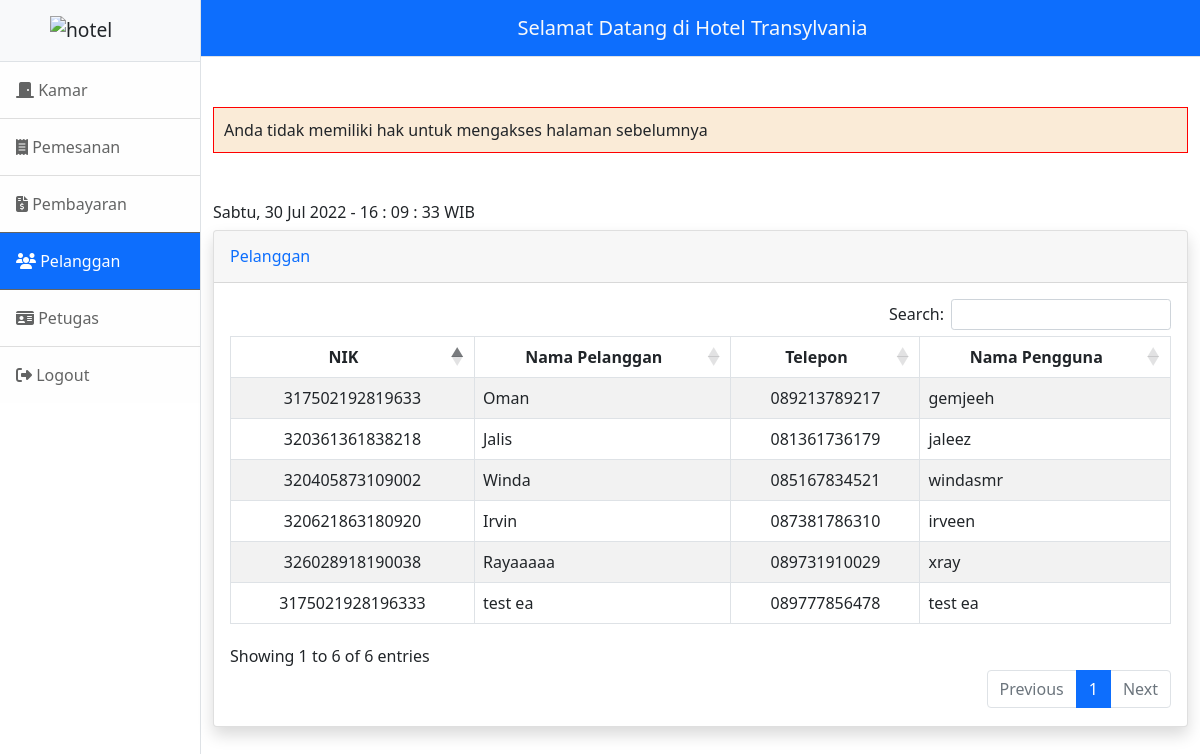
The app's page /pelanggan/pelanggan-view.php?error=5 (signed in) with its own data.
### tables this page shows
CREATE TABLE `tpelanggan` (
  `nik` varchar(16) NOT NULL,
  `nama_pelanggan` varchar(30) DEFAULT NULL,
  `telepon` varchar(13) DEFAULT NULL,
  `nama_pengguna` varchar(10) NOT NULL,
  `kata_sandi` varchar(8) NOT NULL
);

### pelanggan/pelanggan-view.php (the view, shortened to what this page needs)
<?php
include_once("../functions.php");
?>
<!DOCTYPE html>
<html lang="en">
<head>
    <?php include_once('../head.php'); ?>
</head>
<body>
    <div class="d-flex" id="wrapper">
        <?php
        if ($_SESSION["user"] == "Petugas") {
            include_once("../sidebar-petugas.php");
        } else if ($_SESSION["user"] == "Pelanggan") {
            include_once("../sidebar-pelanggan.php");
        }
        ?>
        <div id="page-content-wrapper">
            <nav class="navbar navbar-expand-lg navbar-light bg-primary border-bottom">
                <div class="container-fluid justify-content-center">
                    <a class="navbar-brand text-light" href="#">Selamat Datang di Hotel Transylvania</a>
                </div>
            </nav>
            <div class="container-fluid">
                <?php
                if (isset($_GET["error"])) {
                    $error = $_GET["error"];
                    if ($error == 1)
                        showError("Nama Pengguna dan Kata Sandi tidak sesuai.");
                    else if ($error == 2)
                        showError("Error database. Silahkan hubungi administrator");
                    else if ($error == 3)
                        showError("Koneksi ke Database gagal. Autentikasi gagal.");
                    else if ($error == 4)
                        showError("Anda tidak boleh mengakses halaman sebelumnya karena belum login. Silahkan
									login terlebih dahulu.");
                    else if ($error == 5)
                        showError("Anda tidak memiliki hak untuk mengakses halaman sebelumnya");
                    else
                        showError("Unknown Error.");
                }
                ?>
                <h6 class="mt-4">
                    <span id="Day"></span>, <span id="Date"></span> - <span id="Time"></span> WIB
                </h6>
                <?php
                if ($_SESSION["user"] == "Petugas") {
                ?>
                    <div class="card shadow mb-4">
                        <div class="card-header py-3">
                            <h6 class="m-0 font-weight-bold text-primary">Pelanggan</h6>
                        </div>
                        <div class="card-body">
                            <?php
                            $db = dbConnect();
                            if ($db->connect_errno == 0) {
                                $sql = "SELECT * FROM tpelanggan";
                                $res = $db->query($sql);
                                if ($res) {
                            ?>
                                    <div class="table-responsive">
                                        <table class="table table-bordered table-striped" id="example" width="100%" cellspacing="0">
                                            <thead>
                                                <tr>
                                                    <th class="dt-center">NIK</th>
                                                    <th class="dt-center">Nama Pelanggan</th>
                                                    <th class="dt-center">Telepon</th>
                                                    <th class="dt-center">Nama Pengguna</th>
                                                </tr>
                                            </thead>
                                            <tbody>
                                                <?php
                                                $data = $res->fetch_all(MYSQLI_ASSOC);
                                                foreach ($data as $row) {
                                                ?>
                                                    <tr>
                                                        <td class="text-center"><?= $row['nik']; ?></td>
                                                        <td><?= $row['nama_pelanggan']; ?></td>
                                                        <td class="text-center"><?= $row['telepon']; ?></td>
                                                        <td><?= $row['nama_pengguna']; ?></td>
                                                    </tr>
                                                <?php
                                                }
                                                ?>
                                            </tbody>
                                        </table>
                                <?php
                                } else
                                    echo "Gagal Eksekusi SQL" . (DEVELOPMENT ? " : " . $db->error : "") . "<br>";
                            } else
                                echo "Gagal koneksi" . (DEVELOPMENT ? " : " . $db->connect_error : "") . "<br>";
                                ?>
                                    </div>
                        </div>
                    </div>
                <?php
                }
                ?>
            </div>
        </div>
    </div>
</body>
</html>

### records on screen
tpelanggan: nik "317502192819633", nama_pelanggan "Oman", telepon "089213789217", nama_pengguna "gemjeeh"
tpelanggan: nik "3175021928196333", nama_pelanggan "test ea", telepon "089777856478", nama_pengguna "test ea"
tpelanggan: nik "320361361838218", nama_pelanggan "Jalis", telepon "081361736179", nama_pengguna "jaleez"
tpelanggan: nik "320405873109002", nama_pelanggan "Winda", telepon "085167834521", nama_pengguna "windasmr"
tpelanggan: nik "320621863180920", nama_pelanggan "Irvin", telepon "087381786310", nama_pengguna "irveen"
tpelanggan: nik "326028918190038", nama_pelanggan "Rayaaaaa", telepon "089731910029", nama_pengguna "xray"

### other values on screen
$message "Anda tidak memiliki hak untuk mengakses halaman sebelumnya"
